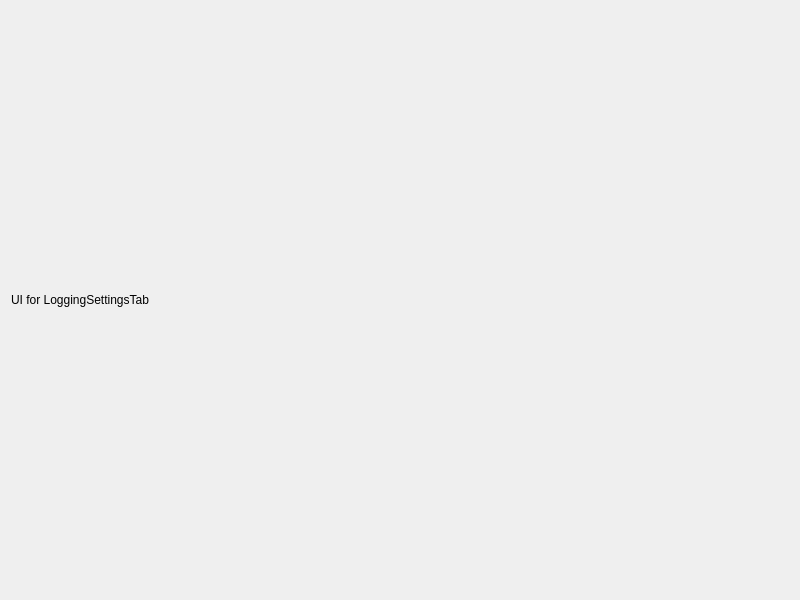
<?xml version="1.0" encoding="UTF-8"?>
<ui version="4.0">
 <class>LoggingSettingsTab</class>
 <widget class="QWidget" name="loggingSettingsTab">
  <property name="geometry">
   <rect>
    <x>0</x>
    <y>0</y>
    <width>800</width>
    <height>600</height>
   </rect>
  </property>
  <property name="windowTitle">
   <string>Logging Settings Tab</string>
  </property>
  <layout class="QVBoxLayout" name="verticalLayout">
   <item>
    <widget class="QLabel" name="label">
     <property name="text">
      <string>UI for LoggingSettingsTab</string>
     </property>
    </widget>
   </item>
  </layout>
 </widget>
 <resources/>
 <connections/>
</ui>
